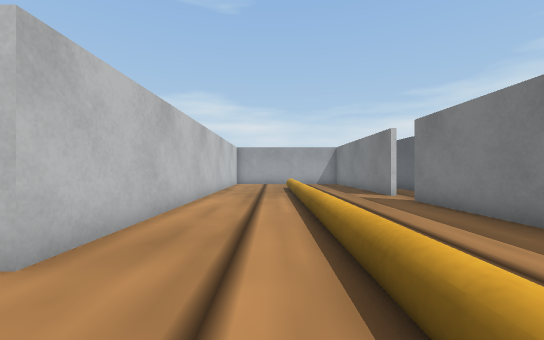
View 1 (above)

22 first-person views from a walk through a Webots world. The camera is 0.19 m above the floor, looks level and sees 90° across. The floor is counted in squares, 0.2 m on a side. Each view is taken from the middle of a square. On the plan, view 1 faces up. The plan holds only what a view shows up to about 11 squares ahead; the rest is blank. Robots are left out. Simple shapes and patterns stand in for the simulator's stock objects.

View 2
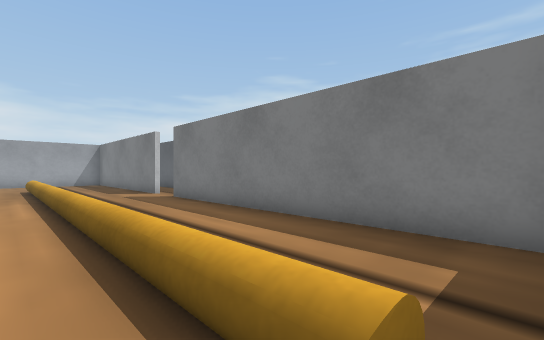

View 3
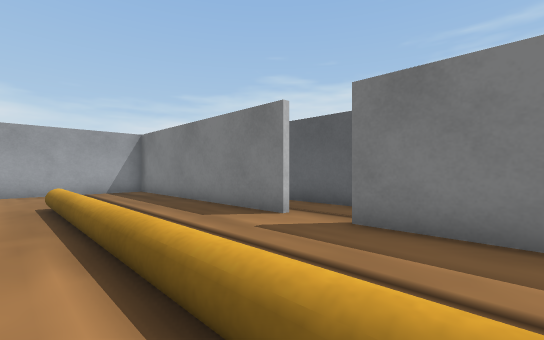

View 4
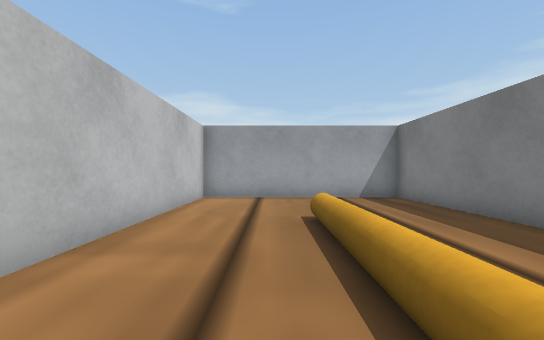

View 5
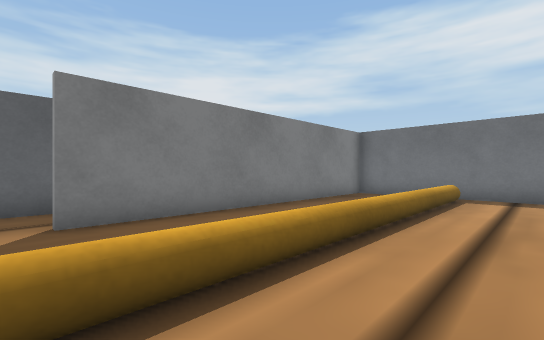

View 6
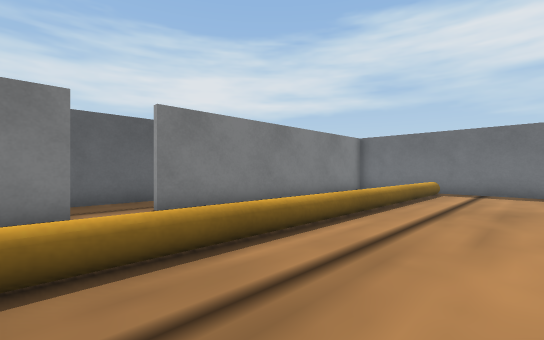

View 7
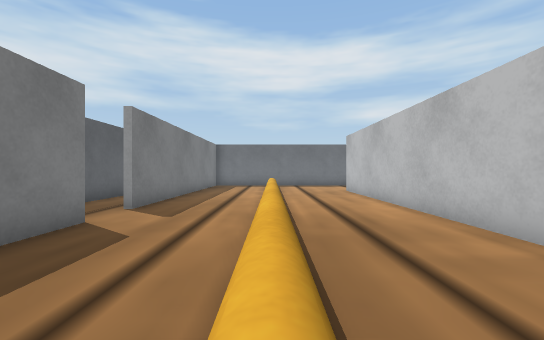

View 8
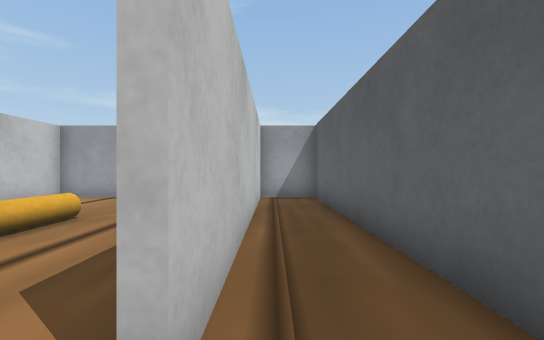

View 9
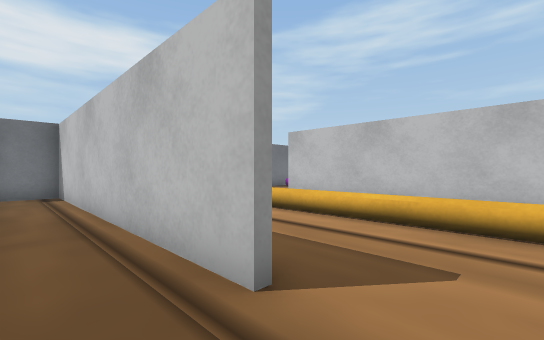

View 10
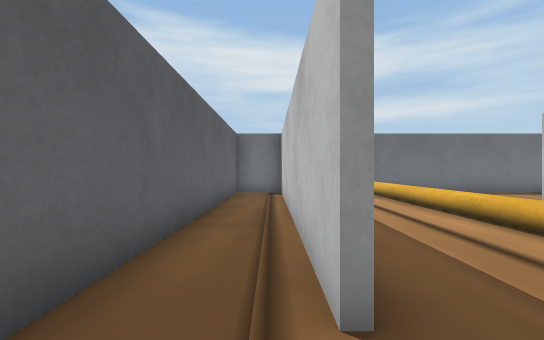

View 11
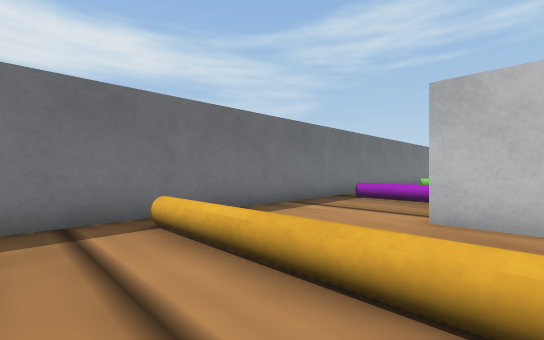

View 12
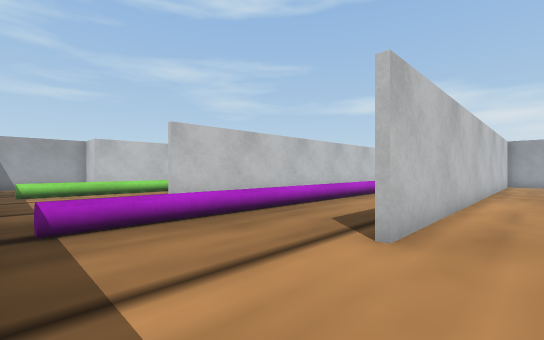

View 13
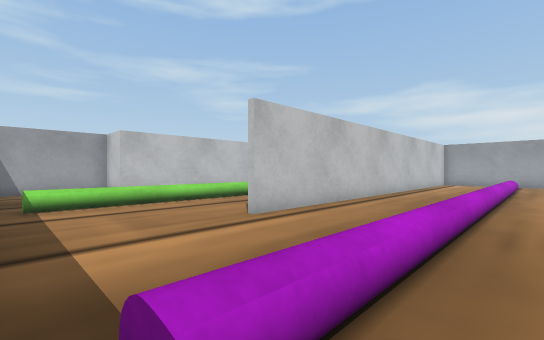

View 14
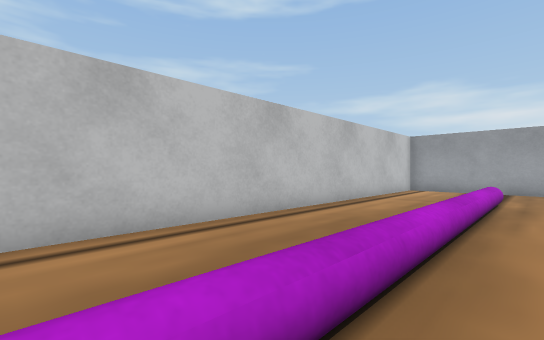

View 15
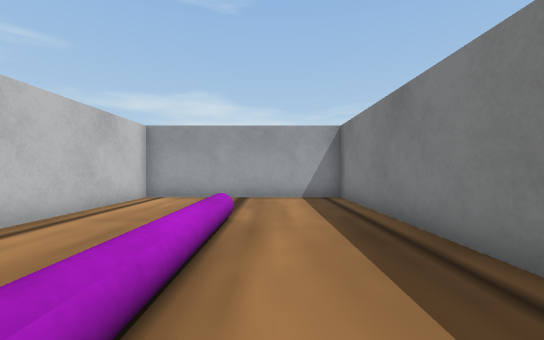

View 16
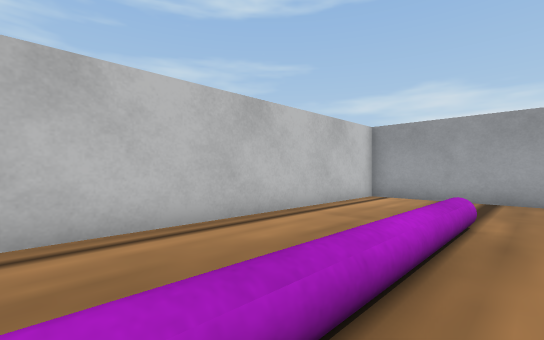

View 17
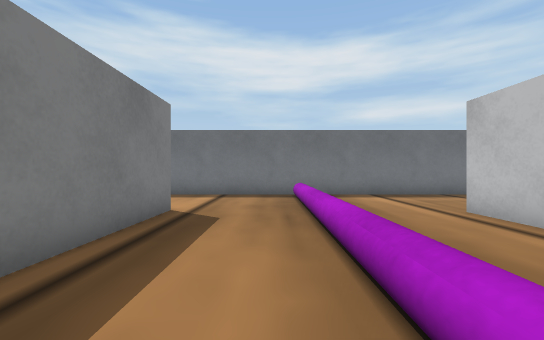

View 18
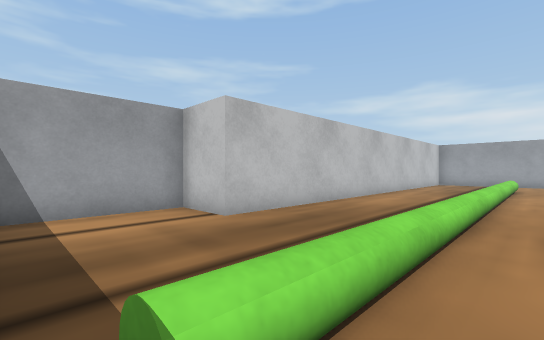

View 19
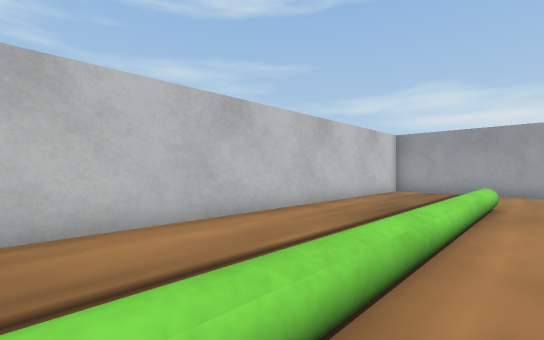

View 20
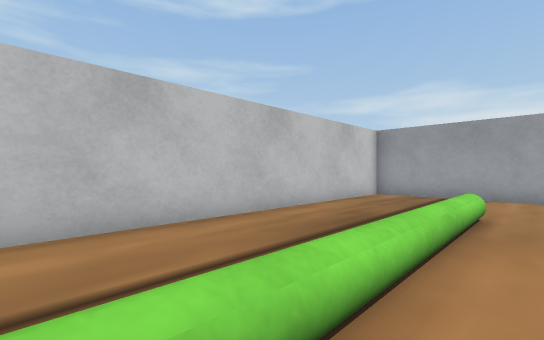

View 21
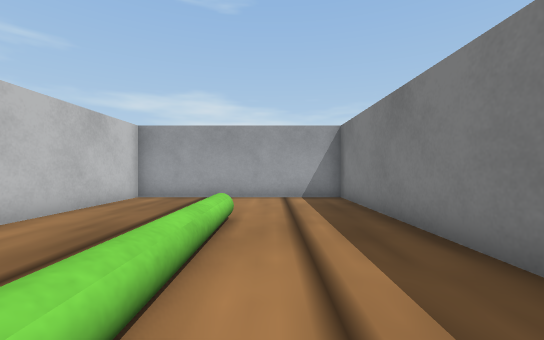

View 22
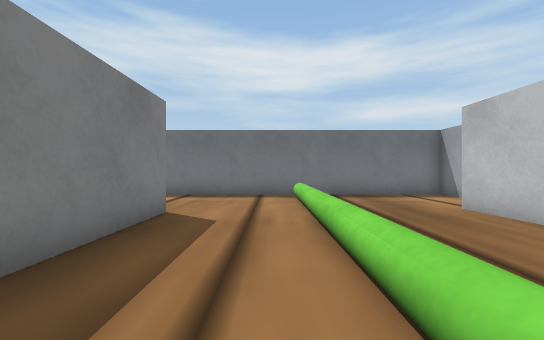

### Floor plan
Ten units are one square. View 1 is at (0, 0); x grows to the right and y downward. Boxes are objects, and circles mark ways between rooms. Rooms are numbered by the first view taken in them; rooms with no view inside come last. Other rooms are left out.
<svg viewBox="-190 -190 260 210">
<path fill="none" stroke="#000" d="M44 -100 44 -185 -30 -185M-24 -185 -24 -25M-26 15 41 15M44 11 44 -85M12 -100 12 6 8 6 8 -144M12 -116 12 -142M8 -142 8 -117M12 -144 12 -127M46 -85 46 15 60 15M46 -182 46 -100M65 9 65 -185 46 -185M-26 -114 -26 -185M-26 -25 -26 -66M-96 15 -26 15M-94 -185 -94 -28M-30 -185 -100 -185M-58 -144 -58 6 -63 6M-96 -114 -96 -185M-96 -29 -96 -66M-100 -185 -167 -185 -167 -23 -185 -23 -185 15 -96 15M-128 -144 -128 6 -133 6"/>
<circle cx="40" cy="-95" r="3" fill="#2a7"/>
<circle cx="-30" cy="-5" r="3" fill="#2a7"/>
<circle cx="-100" cy="-5" r="3" fill="#2a7"/>
<text x="0" y="-90">1</text>
<text x="50" y="-90">2</text>
<text x="-70" y="-80">3</text>
<text x="-140" y="-80">4</text>
</svg>
Room 1 opens to room 2. Room 1 opens to room 3. Room 3 opens to room 4.

Where each view was taken, in squares from view 1:
view 1: 0 up, 0 right, facing up
view 2: 1 down, 0 right, facing up-right
view 3: 6 up, 0 right, facing up-right
view 4: 9 up, 0 right, facing up
view 5: 9 up, 1 left, facing down-right
view 6: 11 up, 2 left, facing down-right
view 7: 15 up, 1 right, facing down
view 8: 9 up, 5 right, facing up
view 9: 10 up, 6 right, facing down-left
view 10: 10 up, 5 right, facing down
view 11: 4 up, 3 right, facing down-left
view 12: 1 down, 1 left, facing up-left
view 13: 1 down, 5 left, facing up-left
view 14: 5 up, 5 left, facing up-left
view 15: 9 up, 5 left, facing up
view 16: 9 up, 5 left, facing up-left
view 17: 9 up, 5 left, facing down
view 18: 1 down, 12 left, facing up-left
view 19: 6 up, 12 left, facing up-left
view 20: 8 up, 12 left, facing up-left
view 21: 9 up, 12 left, facing up
view 22: 9 up, 12 left, facing down
